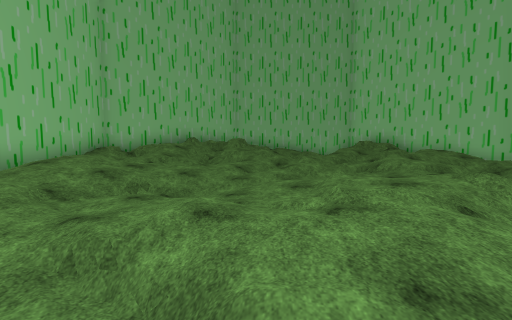
view 1 (above)

12 first-person views from a walk through a 3-D level made in the Unity game engine. The camera is 1.3 m above the floor, tilts 4° down and sees 90° across. The floor is counted in squares, 2 m on a side. Each view is taken from the middle of a square. On the plan, view 1 faces up. The plan holds only what a view shows up to about 9 squares ahead; the rest is blank. The place goes on beyond the plan. The player character is not drawn. Some surface patterns are stand-ins.

view 2
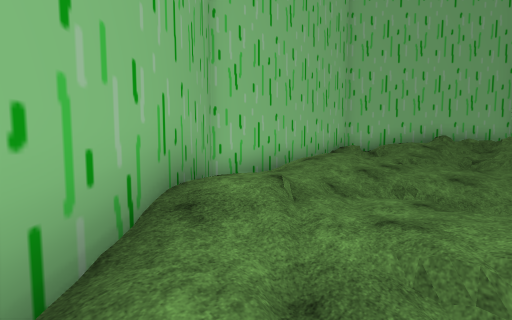

view 3
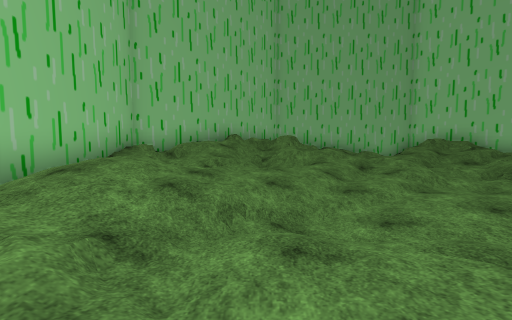

view 4
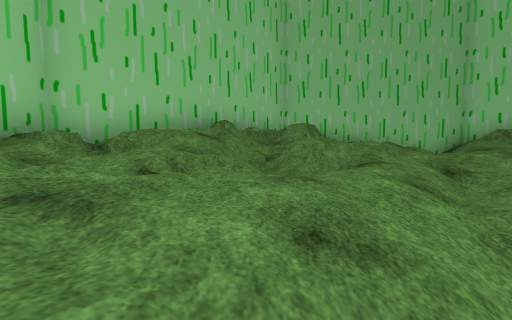

view 5
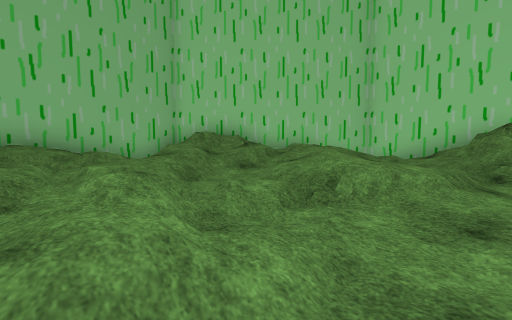

view 6
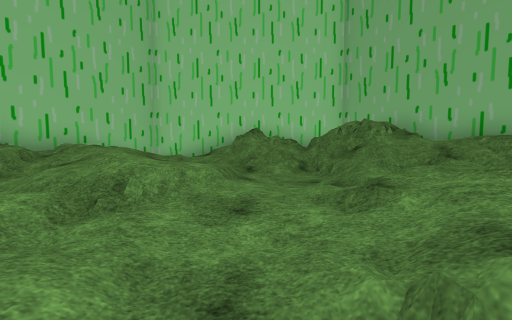

view 7
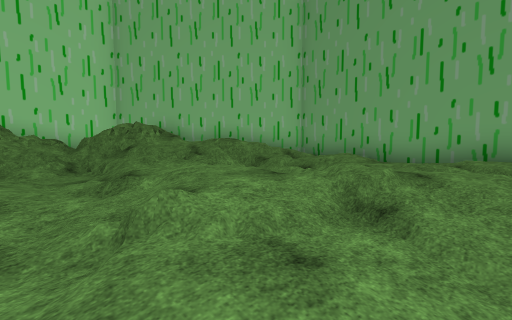

view 8
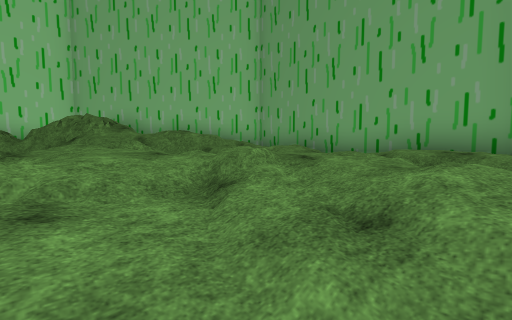

view 9
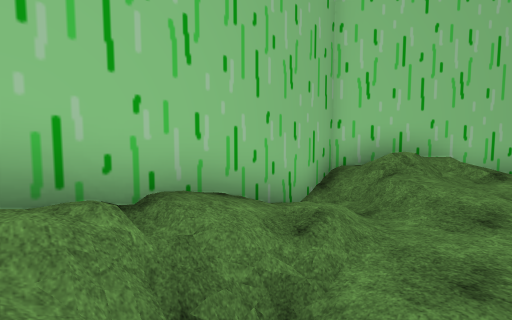

view 10
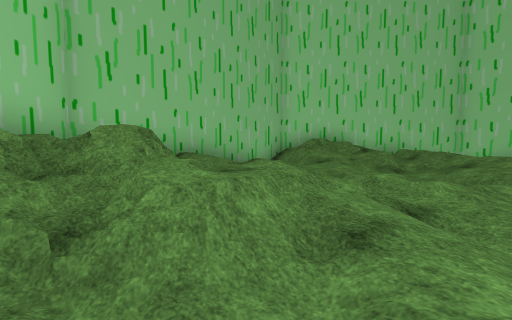

view 11
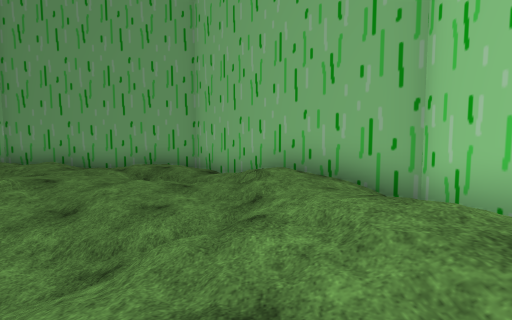

view 12
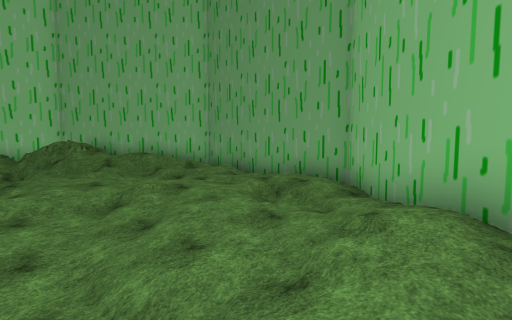

### Floor plan
Key: @ floor where view 1 was taken; # wall or solid block; . main floor; : floor 0.25 m higher than the main floor; - floor 0.25 m lower than the main floor; + floor 0.5 m higher than the main floor; _ floor 0.5 m lower than the main floor; * floor 0.75 m higher than the main floor; < floor 0.75 m lower than the main floor; % floor 1 m higher than the main floor; ( floor 1 m lower than the main floor; / step, stairs or slope; = window, fence, low wall or low ledge.
Columns run from 6 left of view 1 to 10 right of it. Each row starts with its distance up from view 1.
 14      ########
 13     ####/:/###
 12   ####=/=.//###
 11  ##///+ .:/:/:#
 10 ##////*/.=///+
  9 #/////:/:-///:  #
  8 #+://./////+//./#
  7 #+/:.-_/-_/: ///#
  6 #/*://____-/<// #
  5 #/+//(_-//-/<####
  4 #/:/-/_/.:/:<==##
  3 #/:/---/.///=##
  2 ##:/-/... -///##
  1  ##./</-.//=%/#
  0   ##-.@..:./+##
 -1    ##-..-///#
 -2     #########

Where each view was taken, in squares from view 1:
view 1: 0 up, 0 right, facing up
view 2: 0 up, 1 left, facing up-left
view 3: 2 up, 2 left, facing up
view 4: 5 up, 2 left, facing up
view 5: 6 up, 1 right, facing up-right
view 6: 6 up, 1 right, facing right
view 7: 6 up, 0 right, facing down-right
view 8: 5 up, 1 left, facing down-right
view 9: 11 up, 0 right, facing up-right
view 10: 8 up, 2 left, facing up-right
view 11: 7 up, 3 left, facing down
view 12: 5 up, 4 left, facing down-right
